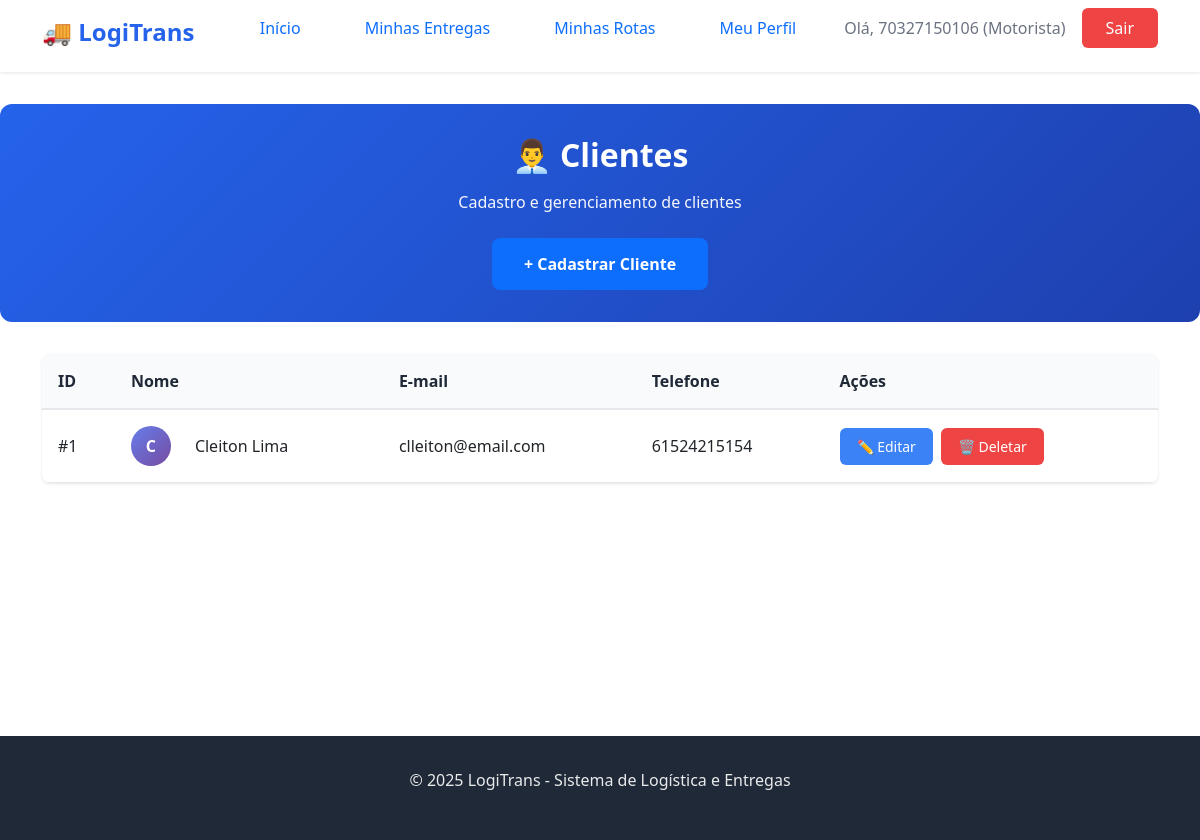
The app's page /clientes/ (signed in) with its own data.
### logistica/models.py (models this page shows, shortened)
class Cliente(models.Model):
    nome = models.CharField(max_length=100)
    email = models.EmailField(unique=True)
    telefone = models.CharField(max_length=100)
    class Meta:
        verbose_name = 'Cliente'
        verbose_name_plural = 'Clientes'
        ordering = ['nome']

### logistica/views.py (the view)
# urls.py: path('clientes/', views.list_cliente, name='list_cliente'),
@login_required
@user_passes_test(lambda u: is_admin_or_motorista(u))
def list_cliente(request):
    clientes = Cliente.objects.all().order_by('nome')
    context = {
        'clientes': clientes,
        'total': clientes.count(),
    }
    return render(request, 'log/list_cliente.html', context)

### logistica/context_processors.py (called while the page is built)
def user_permissions(request):
    context = {}
    if request.user.is_authenticated:
        context['is_admin'] = request.user.is_staff
        context['is_motorista'] = is_motorista(request.user)
        motorista = get_motorista_from_user(request.user)
        if motorista:
            context['user_motorista'] = motorista
            context['motorista_nome'] = motorista.nome
            context['motorista_id'] = motorista.id
        if request.user.is_staff:
            context['user_profile'] = 'admin'
        elif motorista:
            context['user_profile'] = 'motorista'
        else:
            context['user_profile'] = 'cliente'
    return context

### logistica/permissions.py (called while the page is built, shortened)
def is_admin(user):
    return user.is_authenticated and user.is_staff

def is_motorista(user):
    if not user.is_authenticated:
        return False
    if hasattr(user, 'motorista_profile') and user.motorista_profile is not None:
        return True

def is_admin_or_motorista(user):
    if not user.is_authenticated:
        return False
    return is_admin(user) or is_motorista(user)

def get_motorista_from_user(user):
    if not user.is_authenticated:
        return None
    if hasattr(user, 'motorista_profile') and user.motorista_profile:
        return user.motorista_profile

### logistica/templates/log/list_cliente.html (shortened to what this page needs)
{% extends 'log/base.html' %}
{% block content %}
<section class="hero hero-small">
    <div class="container">
        <div class="hero-content">
            <h1>👨‍💼 Clientes</h1>
            <p>Cadastro e gerenciamento de clientes</p>
            <a href="{% url 'criar_cliente' %}" class="btn-primary">+ Cadastrar Cliente</a>
        </div>
    </div>
</section>
<section class="page-section">
    <div class="container">
        <div class="table-container">
            <table class="data-table">
                <thead>
                    <tr>
                        <th>ID</th>
                        <th>Nome</th>
                        <th>E-mail</th>
                        <th>Telefone</th>
                        <th class="actions-column">Ações</th>
                    </tr>
                </thead>
                <tbody>
                    {% for cliente in clientes %}
                    <tr>
                        <td>#{{ cliente.id }}</td>
                        <td>
                            <div class="driver-info">
                                <div class="driver-avatar">{{ cliente.nome|first|upper }}</div>
                                <span class="driver-name">{{ cliente.nome }}</span>
                            </div>
                        </td>
                        <td>{{ cliente.email }}</td>
                        <td>{{ cliente.telefone }}</td>
                        <td>
                            <div class="action-buttons">
                                <a href="{% url 'atualizar_cliente' cliente.id %}"
                                   class="btn-action btn-edit"
                                   title="Editar">
                                    ✏️ Editar
                                </a>
                                <a href="{% url 'deletar_cliente' cliente.id %}"
                                   class="btn-action btn-delete"
                                   title="Deletar"
                                   onclick="return confirm('Tem certeza que deseja deletar este cliente?')">
                                    🗑️ Deletar
                                </a>
                            </div>
                        </td>
                    </tr>
                    {% endfor %}
                </tbody>
            </table>
        </div>
    </div>
</section>
{% endblock %}

### logistica/templates/log/base.html (shortened to what this page needs)
{% load static %}
<html lang="pt-BR">
<head>
    <link rel="stylesheet" href="{% static 'log/style.css' %}">
    <link href="https://cdn.jsdelivr.net/npm/bootstrap@5.0.0-beta2/dist/css/bootstrap.min.css" rel="stylesheet">
</head>
<body>
    <nav class="navbar">
        <div class="container">
            <div class="nav-brand">
                <h1>🚚 LogiTrans</h1>
            </div>
            <ul class="nav-menu">
                <li><a href="{% url 'home' %}" class="nav-link">Início</a></li>
                {% if user.is_authenticated %}
                    {% if user.is_staff %}
                        <li><a href="{% url 'list_entrega' %}" class="nav-link">Entregas</a></li>
                        <li><a href="{% url 'list_rota' %}" class="nav-link">Rotas</a></li>
                        <li><a href="{% url 'list_motorista' %}" class="nav-link">Motoristas</a></li>
                        <li><a href="{% url 'list_veiculo' %}" class="nav-link">Veículos</a></li>
                        <li><a href="{% url 'list_cliente' %}" class="nav-link">Clientes</a></li>
                    {% elif user.perfil.tipo_usuario == 'motorista' or user_motorista %}
                        <li><a href="{% url 'list_entrega' %}" class="nav-link">Minhas Entregas</a></li>
                        <li><a href="{% url 'list_rota' %}" class="nav-link">Minhas Rotas</a></li>
                        {% if user_motorista %}
            <li><a href="{% url 'atualizar_motorista' user_motorista.id %}" class="nav-link">Meu Perfil</a></li>
                        {% endif %}
                    {% else %}
                        <li><a href="{% url 'buscar_entrega' %}" class="nav-link">Rastrear Entrega</a></li>
                    {% endif %}
                    <li class="user-info">
                        <span>Olá, {{ user.username }}
                            {% if user.is_staff %}(Admin) {% elif user.perfil.tipo_usuario == 'motorista' %}
                                (Motorista)
                            {% endif %}
                        </span>
                        <a href="{% url 'logout' %}" class="btn-logout">Sair</a>
            {% else %}
                <li><a href="{% url 'login' %}" class="btn-login">Entrar</a></li>
            {% endif %}
            </ul>
        </div>
    </nav>
    <main class="main-content">
        {% block content %}
        {% endblock %}
    </main>
    <footer class="footer">
        <div class="container">
            <p>&copy; 2025 LogiTrans - Sistema de Logística e Entregas</p>
        </div>
    </footer>
</body>
</html>

### logistica/static/log/style.css (style rules this page uses)
* { margin: 0; padding: 0; box-sizing: border-box; }
:root { --primary-color: #2563eb; --primary-dark: #1e40af; --secondary-color: #10b981; --danger-color: #ef4444; --warning-color: #f59e0b; --text-primary: #1f2937; --text-secondary: #6b7280; --bg-light: #f9fafb; --bg-white: #ffffff; --border-color: #e5e7eb; --shadow: 0 1px 3px rgba(0, 0, 0, 0.1); --shadow-lg: 0 10px 15px -3px rgba(0, 0, 0, 0.1); }
body { font-family: 'Segoe UI', Tahoma, Geneva, Verdana, sans-serif; color: var(--text-primary); background-color: var(--bg-light); line-height: 1.6; }
.container { max-width: 1200px; margin: 0 auto; padding: 0 20px; }
.navbar { background-color: var(--bg-white); box-shadow: var(--shadow); position: sticky; top: 0; z-index: 1000; padding: 1rem 0; }
.navbar .container { display: flex; justify-content: space-between; align-items: center; }
.nav-brand h1 { font-size: 1.5rem; color: var(--primary-color); font-weight: 700; }
.nav-menu { display: flex; list-style: none; gap: 2rem; align-items: center; }
.nav-link { color: var(--text-primary); text-decoration: none; font-weight: 500; transition: color 0.3s; }
.user-info { display: flex; align-items: center; gap: 1rem; }
.user-info span { color: var(--text-secondary); }
.btn-login, .btn-logout { background-color: var(--primary-color); color: white; padding: 0.5rem 1.5rem; border-radius: 6px; text-decoration: none; font-weight: 500; transition: background-color 0.3s; }
.btn-logout { background-color: var(--danger-color); }
.main-content { min-height: calc(100vh - 200px); padding: 2rem 0; }
.hero { background: linear-gradient(135deg, var(--primary-color) 0%, var(--primary-dark) 100%); color: white; padding: 4rem 0; text-align: center; border-radius: 12px; margin: 2rem 0; }
.hero-content h1 { font-size: 3rem; margin-bottom: 1rem; font-weight: 700; }
.hero-content p { font-size: 1.25rem; margin-bottom: 2rem; opacity: 0.95; }
.btn-primary { background-color: white; color: var(--primary-color); padding: 0.875rem 2rem; border-radius: 8px; text-decoration: none; font-weight: 600; display: inline-block; transition: transform 0.3s, box-shadow 0.3s; border: none; cursor: pointer; font-size: 1rem; }
.hero-small { padding: 2rem 0; margin: 0; }
.hero-small .hero-content h1 { font-size: 2rem; }
.hero-small .hero-content p { font-size: 1rem; margin-bottom: 1.5rem; }
.page-section { padding: 2rem 0; }
.table-container { background: var(--bg-white); border-radius: 8px; box-shadow: var(--shadow); overflow-x: auto; }
.data-table { width: 100%; border-collapse: collapse; }
.data-table thead { background-color: var(--bg-light); }
.data-table th { padding: 1rem; text-align: left; font-weight: 600; color: var(--text-primary); border-bottom: 2px solid var(--border-color); }
.data-table td { padding: 1rem; border-bottom: 1px solid var(--border-color); }
.driver-info { display: flex; align-items: center; gap: 0.75rem; }
.driver-avatar { width: 40px; height: 40px; border-radius: 50%; background: linear-gradient(135deg, var(--primary-color) 0%, var(--primary-dark) 100%); color: white; display: flex; align-items: center; justify-content: center; font-weight: 600; }
.action-buttons { display: flex; gap: 0.5rem; }
.footer { background-color: var(--text-primary); color: white; text-align: center; padding: 2rem 0; margin-top: 4rem; }
.footer p { opacity: 0.9; }
.btn-action { display: inline-flex; align-items: center; gap: 0.25rem; padding: 0.5rem 1rem; font-size: 0.875rem; border-radius: 0.375rem; text-decoration: none; transition: all 0.2s; border: 1px solid transparent; }
.btn-action.btn-edit { background-color: #3b82f6; color: white; }
.btn-action.btn-delete { background-color: #ef4444; color: white; }
.data-table tbody tr { transition: background-color 0.2s; }
.driver-avatar { width: 40px; height: 40px; border-radius: 50%; background: linear-gradient(135deg, #667eea 0%, #764ba2 100%); color: white; display: inline-flex; align-items: center; justify-content: center; font-weight: bold; font-size: 1rem; margin-right: 0.75rem; }
.driver-info { display: flex; align-items: center; }

### records on screen
Cliente: id "1", nome|first "C", nome "Cleiton Lima", email "clleiton@email.com", telefone "61524215154"

### other values on screen
{{ user.username }} "70327150106"
